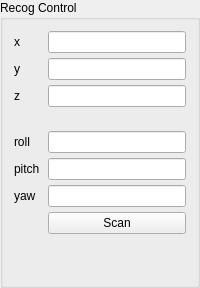
           <widget class="QGroupBox" name="groupBox_recog_ctrl">
            <property name="title">
             <string>Recog Control</string>
            </property>
            <layout class="QGridLayout" name="gridLayout_6">
             <item row="0" column="0">
              <layout class="QGridLayout" name="gridLayout_recog_ctrl" rowstretch="0,0,0,0,0,0,0,0" columnstretch="0,0">
               <property name="sizeConstraint">
                <enum>QLayout::SetMaximumSize</enum>
               </property>
               <property name="leftMargin">
                <number>0</number>
               </property>
               <property name="topMargin">
                <number>0</number>
               </property>
               <property name="horizontalSpacing">
                <number>8</number>
               </property>
               <property name="verticalSpacing">
                <number>5</number>
               </property>
               <item row="4" column="1">
                <widget class="QLineEdit" name="line_edit_scan_roll">
                 <property name="readOnly">
                  <bool>true</bool>
                 </property>
                </widget>
               </item>
               <item row="1" column="1">
                <widget class="QLineEdit" name="line_edit_scan_y">
                 <property name="readOnly">
                  <bool>true</bool>
                 </property>
                </widget>
               </item>
               <item row="0" column="1">
                <widget class="QLineEdit" name="line_edit_scan_x">
                 <property name="readOnly">
                  <bool>true</bool>
                 </property>
                </widget>
               </item>
               <item row="0" column="0">
                <widget class="QLabel" name="label_12">
                 <property name="text">
                  <string>x</string>
                 </property>
                </widget>
               </item>
               <item row="5" column="0">
                <widget class="QLabel" name="label_16">
                 <property name="text">
                  <string>pitch</string>
                 </property>
                </widget>
               </item>
               <item row="1" column="0">
                <widget class="QLabel" name="label_13">
                 <property name="text">
                  <string>y</string>
                 </property>
                </widget>
               </item>
               <item row="2" column="0">
                <widget class="QLabel" name="label_14">
                 <property name="text">
                  <string>z</string>
                 </property>
                </widget>
               </item>
               <item row="2" column="1">
                <widget class="QLineEdit" name="line_edit_scan_z">
                 <property name="readOnly">
                  <bool>true</bool>
                 </property>
                </widget>
               </item>
               <item row="6" column="1">
                <widget class="QLineEdit" name="line_edit_scan_yaw">
                 <property name="readOnly">
                  <bool>true</bool>
                 </property>
                </widget>
               </item>
               <item row="7" column="1">
                <widget class="QPushButton" name="button_scan">
                 <property name="text">
                  <string>Scan</string>
                 </property>
                </widget>
               </item>
               <item row="5" column="1">
                <widget class="QLineEdit" name="line_edit_scan_pitch">
                 <property name="readOnly">
                  <bool>true</bool>
                 </property>
                </widget>
               </item>
               <item row="4" column="0">
                <widget class="QLabel" name="label_15">
                 <property name="text">
                  <string>roll</string>
                 </property>
                </widget>
               </item>
               <item row="6" column="0">
                <widget class="QLabel" name="label_17">
                 <property name="text">
                  <string>yaw</string>
                 </property>
                </widget>
               </item>
               <item row="3" column="0">
                <widget class="QLabel" name="label_18">
                 <property name="text">
                  <string/>
                 </property>
                </widget>
               </item>
              </layout>
             </item>
             <item row="1" column="0">
              <spacer name="verticalSpacer_10">
               <property name="orientation">
                <enum>Qt::Vertical</enum>
               </property>
               <property name="sizeHint" stdset="0">
                <size>
                 <width>20</width>
                 <height>40</height>
                </size>
               </property>
              </spacer>
             </item>
            </layout>
           </widget>
